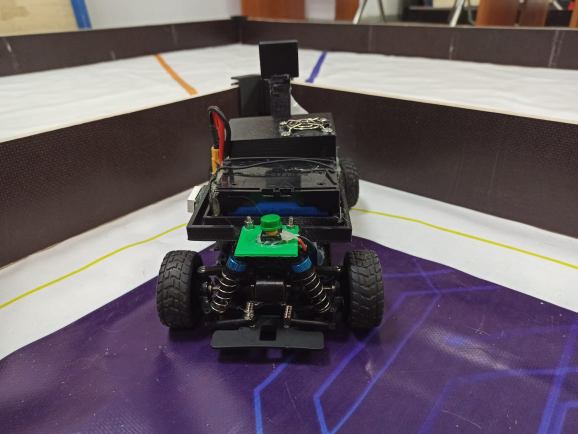
#> input picture underwater_shit/Robot_back.jpg, 1156 x 868 px, given in place of the camera (shown at 1/2 size)
$ python tt.py
#> lines starting #> are read from the running program, lines starting #| are printed output that depends on the picture; after the words box and inside, x2 and y2 are one past the last pixel; in counts of white or black regions, pixels touching at a corner belong together
### underwater_shit/aboba2.py
from textwrap import indent
import time
from typing import Any, List, Set, Tuple, Union

# from numpy.core.fromnumeric import shape
# import pymurapi as mur
# import aboba
from enum import Enum
import cv2
import numpy as np
import math
import copy

# auv = mur.mur_init()

class Convert:
    @staticmethod
    def list_elements_to(list: List, type: Any) -> List[Any]:
        return [type(i) for i in list]

class Maath:
    # [53 lines left out: functions vectors2_distance, vectors2_triangle_center, vectors2_square_center, vectors2_two_center, vectors2_angle_sin, vectors2_angle_cos and 1 more, not called in this run]

class ShapeType(Enum):
    CIRCLE = 0
    RECTANGLE = 1
    TRIANGLE = 2
    UNKNOWN = 3
    SQUARE = 4

class Color:
    def __init__(self, x: float, y: float, z: float, name: str = ...) -> None:
        self.name = name
        self.x = x
        self.y = y
        self.z = z
    def to_tuple(self) -> Tuple:
        return (self.x, self.y, self.z)

class CompareType(Enum):
    EQUALS = 0
    GREATER = 1
    GREATER_EQUALS = 2
    LOWER = 3
    LOWER_EQUALS = 4
    NOT_EQUALS = 5

class PropertyCompare:
    # [4 lines left out: function __init__, not called in this run]

class Property:
    def __init__(self, name: str, type: Any = ...) -> None:
        self.name = name
    def __eq__(self, o: Any) -> PropertyCompare: # ==
        return PropertyCompare(self.name, o, CompareType.EQUALS)
    def __gt__(self, o: Any) -> PropertyCompare: # >
        return PropertyCompare(self.name, o, CompareType.GREATER)
    def __ge__(self, o: Any) -> PropertyCompare: # >=
        return PropertyCompare(self.name, o, CompareType.GREATER_EQUALS)
    def __lt__(self, o: Any) -> PropertyCompare: # <
        return PropertyCompare(self.name, o, CompareType.LOWER)
    def __le__(self, o: Any) -> PropertyCompare: # <=
        return PropertyCompare(self.name, o, CompareType.LOWER_EQUALS)
    def __ne__(self, o: Any) -> PropertyCompare: # !=
        return PropertyCompare(self.name, o, CompareType.NOT_EQUALS)
    # def __or__(self, o: 'Property') -> PropertyCompare:


class Figure:
    shape = Property('shape')
    color_range = Property('color_range')
    color_name = Property('color_name')
    center = Property('center')
    center_x = Property('center_x')
    center_y = Property('center_y')
    rect_area = Property('rect_area')
    circle_area = Property('circle_area')
    triangle_area = Property('triangle_area')
    moments = Property('moments')
    rect_box = Property('rect_box')
    triangle_box = Property('triangle_box')
    circle_radius = Property('circle_radius')
    cnt = Property('cnt')
    cnt_area = Property('cnt_area')
    arrow_angle = Property('arrow_angle')

    # [82 lines left out: functions __init__, define_moments, define_center, define_shape, not called in this run]

    def draw_contour(self, rgb: np.ndarray, color: Tuple[int, int, int] = (0, 0, 0), thickness=1) -> np.ndarray:
        cv2.drawContours(rgb, [self.cnt], 0, color, thickness=thickness)
    # [4 lines left out: function draw_rect, not called in this run]
    def draw_circle(self, rgb: np.ndarray, color: Tuple[int, int, int] = (0, 0, 0), thickness=1) -> np.ndarray:
        cv2.circle(rgb, (int(self.center[0]), int(self.center[1])), int(self.circle_radius), color, thickness)
    # [46 lines left out: functions draw_triangle, draw_figure, define_arrow_angle, not called in this run]

class ColorRange:
    def __init__(self, min_color: Color = ...,
                 max_color: Color = ...,
                 name: str = ...,) -> None:
        self.name = name
        self.min_color = min_color
        self.max_color = max_color

        self.min_color.name = name
        self.max_color.name = name

class FiguresSearchParams:
    # [8 lines left out: function __init__, not called in this run]


class FiguresSearchResult:
    # [4 lines left out: function __init__, not called in this run]

    def has_any_figure(self) -> bool:
        return len(self.figures) > 0

class FiguresListPointer:
    # [4 lines left out: function __init__, not called in this run]
    def to_value(self) -> Figure:
        return self.figures_list._figures[self.index]
    # [4 lines left out: function to_value_or_default, not called in this run]
    @property
    def is_bad_index(self) -> bool:
        return True if self.index < 0 else False

class FunctionResult:
    # [9 lines left out: function __init__, not called in this run]
    def calculate(self):
        self.result = self.function(*self.args, **self.kwargs)
        self.calculated = True
    def get_args(self) -> List:
        return self.args
    def __str__(self) -> str:
        return "<FunctionResult, calculated={}, result={}, function={}, args={}, kwargs={}>".format(self.calculated, self.result, self.function, self.args, self.kwargs)
    def __repr__(self) -> str:
        return self.__str__()

# [7 lines of commented-out code are left out]

def unpoint(figures_list: 'FiguresList'):
    for p in figures_list:
        yield p.to_value()

def extract(figures_list: 'FiguresList'):
    for p in figures_list:
        yield (p, p.to_value())

class FiguresList:
    def __init__(self, figures_list: List[Figure], sub_lists: List['FiguresList'] = [], function_results: List[FunctionResult] = []) -> None:
        self._figures = figures_list
        # self._sub_lists = sub_lists
        # self.zipped = None
        # self.function_results = function_results
    # [11 lines left out: function where, not called in this run]
    def max(self, key: Property) -> FiguresListPointer:
        if len(self._figures) <= 0: return FiguresListPointer(-1, self, False)
        return FiguresListPointer(self._figures.index(max(self._figures, key=lambda x: getattr(x, key.name))), self)
    def min(self, key: Property) -> FiguresListPointer:
        if len(self._figures) <= 0: return FiguresListPointer(-1, self, False)
        return FiguresListPointer(self._figures.index(min(self._figures, key=lambda x: getattr(x, key.name))), self)
    def sort(self, key: Property, reverse = False) -> 'FiguresList':
        return FiguresList(list(sorted(self._figures, key=lambda x: getattr(x, key.name), reverse=reverse)))
    def to_list(self) -> List[Figure]:
        return self._figures
    def __len__(self) -> int:
        return len(self._figures)
    def append(self, fig: Figure) -> 'FiguresList':
        self._figures.append(fig)
        return self
    # [12 lines left out: function first_or_default, not called in this run]
    def pop(self, index: int) -> 'FiguresList':
        self._figures.pop(index)
        return self
    def remove(self, fig: Figure) -> 'FiguresList':
        self._figures.remove(fig)
        return self
    def __getitem__(self, index: int) -> FiguresListPointer:
        size = self.length
        return FiguresListPointer(index, self, index < size)
    # def __setitem__(self, index: int, fig: Figure) -> None:
    #     self._figures[index] = fig

    def to_tuple(self) -> Tuple[Figure]:
        return tuple(self._figures)

    def __iter__(self):
        for (i, el) in enumerate(self._figures):
            yield FiguresListPointer(i, self)

    @property
    def length(self):
        return self.__len__()

    # [34 lines of commented-out code are left out]

    def copy(self) -> 'FiguresList':
        return copy.deepcopy(self)

    def compose(self, lists: List['FiguresList']) -> 'FiguresListComposition':
        allllllll = [self, *lists]
        return FiguresListComposition(allllllll)

    # def self_unique_compose(self) -> 'FiguresListUniqueComposition':
    #     ...

class FiguresListComposition:
    def __init__(self, fig_lists: List[FiguresList]) -> None:
        self._lists = fig_lists
    # [44 lines left out: functions _recursive_list, exec_func, find_figures, not called in this run]


# CAMERA_WIDTH = 320
# CAMERA_HEIGHT = 240

colors = [
    # ColorRange(Color("white", 0, 0, 191.25), Color("white", 180, 25.5, 255)),
    # ColorRange(Color("lightgrey", 0, 0, 127.5), Color("lightgrey", 255, 255, 191.25)),
    # ColorRange(Color("darkgrey", 0, 0, 63.75), Color("darkgrey", 255, 255, 127.5)),
    # ColorRange(Color("black", 0, 0, 0), Color("black", 255, 255, 63.75)),
    ColorRange(Color(170, 20, 20), Color(15, 255, 255), "red"),
    ColorRange(Color(135, 20, 20), Color(170, 255, 255), "pink"),
    ColorRange(Color(115, 20, 20), Color(135, 255, 255), "purple"),
    ColorRange(Color(100, 20, 20), Color(115, 255, 255), "blue"),
    ColorRange(Color(92.5, 20, 20), Color(100, 255, 255), "lblue"),
    ColorRange(Color(60, 20, 20), Color(92.5, 255, 255), "green"),
    ColorRange(Color(25, 20, 20), Color(60, 255, 255), "yellow"),
    ColorRange(Color(10, 20, 20), Color(25, 255, 255), "orange")
]

# if __name__ == "__main__":
#     aboba.yaw_pd = aboba.PD(0.1, 0.001)
#     aboba.depth_pd = aboba.PD(0.1, 0.005)
#     while True:
#         frame = aboba.auv.get_image_bottom()
#         draw = frame.copy()
#         result = find_figures(frame, FiguresSearchParams(colors, min_contour_area=100))
#         for f in unpoint(result.figures):
#             # cv2.circle(draw, f.center, 5, (255, 0, 0))
#             # f.draw_figure(draw, thickness=3)
#             if f.center is not None:
#                 center = f.center
#                 cv2.putText(draw, str(f.shape).replace("ShapeType.", ''), (center[0], center[1] + 20), cv2.FONT_HERSHEY_COMPLEX_SMALL, 1, (0, 0, 255))
#                 cv2.putText(draw, f.color_range.min_color.name, f.center, cv2.FONT_HERSHEY_COMPLEX_SMALL, 1, (255, 0, 0))
#         # orange_top = result.figures.where(Figure.color_name == 'orange').min(Figure.center_y).to_value_or_default()
#         # if orange_top is not None:
#         #     orange_top.draw_contour(draw, thickness=3)
#         # max_orange = result.figures.where(Figure.color_name == 'orange').min(Figure.center_y).to_value_or_default()
#         # vectors_and_distance = []
#         # for i in unpoint(result.figures.where(Figure.color_name == 'orange')):
#         #     for j in unpoint(result.figures.where(Figure.color_name == 'green')):
#         #         dist = abs(math.sqrt((j.center_x - i.center_x) ** 2 + (j.center_y - i.center_y) ** 2))
#         #         vectors_and_distance.append((i, j, dist))
#         # a = result.figures.copy()
#         # b = result.figures.copy().with_other(a)
#         # c = result.figures.copy().with_other(b)
#         # ...
#         # a = result.figures.copy().where(Figure.color_name == 'green')
#         # vectors_and_distance = result.figures.copy().where(Figure.color_name == 'orange').with_other(a).zip().exec_func(lambda i, j: abs(math.sqrt((j.center_x - i.center_x) ** 2 + (j.center_y - i.center_y) ** 2))).calc_results()
#         # if len(vectors_and_distance) > 0:
#         #     a, b, dist = min(vectors_and_distance, key=lambda x: x[2])
#         #     a.draw_figure(draw, thickness=3)
#         #     b.draw_figure(draw, thickness=3)
#         # a = result.figures.where(Figure.color_name == 'lblue')
#         # b = result.figures.where(Figure.color_name == 'pink')
#         # c = result.figures.where(Figure.color_name == 'yellow')
#         # comp = FiguresListComposition([a, b, c])
#         calculated = result.figures.where(Figure.color_name == 'lblue').compose([
#                 result.figures.where(Figure.color_name == 'pink'),
#                 result.figures.where(Figure.color_name == 'yellow')
#                 ]).exec_func(lambda i, j, a:
#             Maath.vectors2_distance(i.center, j.center) +
#             Maath.vectors2_distance(i.center, a.center) +
#             Maath.vectors2_distance(a.center, j.center)
#         )
#         if len(calculated) > 0:
#             a, b, c = min(calculated, key=lambda x: x.result).get_args()
#             a.draw_figure(draw, thickness=3)
#             b.draw_figure(draw, thickness=3)
#             c.draw_figure(draw, thickness=3)
#             cv2.circle(draw, tuple(Convert.list_elements_to(Maath.vectors2_triangle_center(a.center, b.center, c.center), int)), 3, (255, 0, 0), 3)
#         # if max_orange is not None:
#         #     cv2.circle(draw, max_orange.center, 5, (255, 255, 255))
#         #     error = CAMERA_WIDTH / 2 - max_orange.center[0]
#         #     error_y = CAMERA_HEIGHT / 2 - max_orange.center[1]
#         #     aboba.keep(aboba.clamp(aboba.auv.get_yaw() - error, -180, 180), aboba.auv.get_depth() - error_y, 20, time=0.01)
#         #     if f.cnt_area > 40000:
#         #         aboba.auv.shoot()

#         cv2.imshow("draw", draw)
#         cv2.waitKey(1)

### underwater_shit/tt.py
import cv2
import numpy as np
import aboba2

ARUCO_DICT = {
	"DICT_4X4_50": cv2.aruco.DICT_4X4_50,
	"DICT_4X4_100": cv2.aruco.DICT_4X4_100,
	"DICT_4X4_250": cv2.aruco.DICT_4X4_250,
	"DICT_4X4_1000": cv2.aruco.DICT_4X4_1000,
}

def find_aruco(frame, draw_frame):
    arucoDict = cv2.aruco.Dictionary_get(ARUCO_DICT["DICT_4X4_50"])
    arucoParams = cv2.aruco.DetectorParameters_create()
    (corners, ids, rejected) = cv2.aruco.detectMarkers(frame, arucoDict,
	parameters=arucoParams)
    # cv2.aruco.drawDetectedMarkers(draw_frame, corners, ids)
    data = []
    if len(corners) > 0:
        # print(corners)
        ids = ids.flatten()
        for (markerCorner, markerID) in zip(corners, ids):
            # print("[INFO] ArUco marker ID: {}".format(markerID))
            area = cv2.contourArea(markerCorner)
            corners = markerCorner.reshape((4, 2))
            (topLeft, topRight, bottomRight, bottomLeft) = corners
            topRight = (int(topRight[0]), int(topRight[1]))
            bottomRight = (int(bottomRight[0]), int(bottomRight[1]))
            bottomLeft = (int(bottomLeft[0]), int(bottomLeft[1]))
            topLeft = (int(topLeft[0]), int(topLeft[1]))

            # draw the bounding box of the ArUCo detection
            cv2.line(draw_frame, topLeft, topRight, (0, 255, 0), 2)
            cv2.line(draw_frame, topRight, bottomRight, (0, 255, 0), 2)
            cv2.line(draw_frame, bottomRight, bottomLeft, (0, 255, 0), 2)
            cv2.line(draw_frame, bottomLeft, topLeft, (0, 255, 0), 2)

            cX = int((topLeft[0] + bottomRight[0]) / 2.0)
            cY = int((topLeft[1] + bottomRight[1]) / 2.0)
            cv2.circle(draw_frame, (cX, cY), 4, (0, 0, 255), -1)
            data.append((
                markerID,
                (topLeft, topRight, bottomRight, bottomLeft),
                (cX, cY),
                area
            ))
    return data

cap = cv2.VideoCapture(1)
hsv_min = (0, 0, 0)
hsv_max = (255, 255, 255)
huess = []
saturationss = []
valuess = []
while True:
    r, frame = cap.read()
#> frame is the input picture: shape (868, 1156, 3); mean B, G, R 100.5, 92.4, 102.7
    # frame = frame[60:420, :, :]
    frame = cv2.resize(frame, (frame.shape[1] //2, frame.shape[0] // 2))
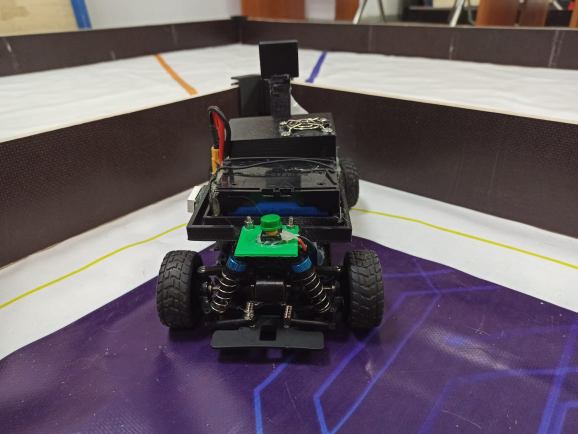
#> frame: shape (434, 578, 3); mean B, G, R 100.6, 92.6, 102.9
    # cv2.GaussianBlur()
    draw = frame.copy()
    hsv = cv2.cvtColor(frame, cv2.COLOR_BGR2HSV)
#> hsv: shape (434, 578, 3); mean H, S, V 65.4, 63.2, 110.4
    c0 = None
    c1 = None
    c2 = None
    c3 = None
    for id, (tl, tr, br, bl), (cX, cY), area in find_aruco(cv2.cvtColor(frame, cv2.COLOR_BGR2GRAY), draw):
#> in find_aruco, `(corners, ids, rejected) = cv2.aruco.detectMarkers(frame, arucoDict, p..`: rejected = 6 items
        if id == 0:
            c0 = (cX, cY)
        elif id == 1:
            c1 = (cX, cY)
        elif id == 2:
            c2 = (cX, cY)
        elif id == 3:
            c3 = (cX, cY)
#> this loop made 0 passes
    if c0 is not None and c1 is not None and c2 is not None and c3 is not None:
        # print("all")
        top_center = aboba2.Maath.vectors2_two_center(c0, c1)
        cv2.circle(draw, top_center, 3, (255, 0, 0), 3)
        right_center = aboba2.Maath.vectors2_two_center(c1, c3)
        cv2.circle(draw, right_center, 3, (255, 0, 0), 3)
        left_center = aboba2.Maath.vectors2_two_center(c0, c2)
        cv2.circle(draw, left_center, 3, (255, 0, 0), 3)
        bottom_center = aboba2.Maath.vectors2_two_center(c2, c3)
        cv2.circle(draw, bottom_center, 3, (255, 0, 0), 3)
        center = aboba2.Maath.vectors2_square_center(c0, c1, c2, c3)
        cv2.circle(draw, center, 3, (255, 0, 0), 3)
        hues = [
            hsv[top_center[1], top_center[0], [0]],
            hsv[left_center[1], left_center[0], [0]],
            hsv[right_center[1], right_center[0], [0]],
            hsv[bottom_center[1], bottom_center[0], [0]],
        ]
        saturations = [
            hsv[top_center[1], top_center[0], [1]],
            hsv[left_center[1], left_center[0], [1]],
            hsv[right_center[1], right_center[0], [1]],
            hsv[bottom_center[1], bottom_center[0], [1]],
        ]
        values = [
            hsv[top_center[1], top_center[0], [2]],
            hsv[left_center[1], left_center[0], [2]],
            hsv[right_center[1], right_center[0], [2]],
            hsv[bottom_center[1], bottom_center[0], [2]],
        ]
        huess.extend(hues)
        saturationss.extend(saturations)
        valuess.extend(values)
        # [25 lines of commented-out code are left out]
    cv2.rectangle(frame, (0, 60), (640, 420), (255, 0, 0))
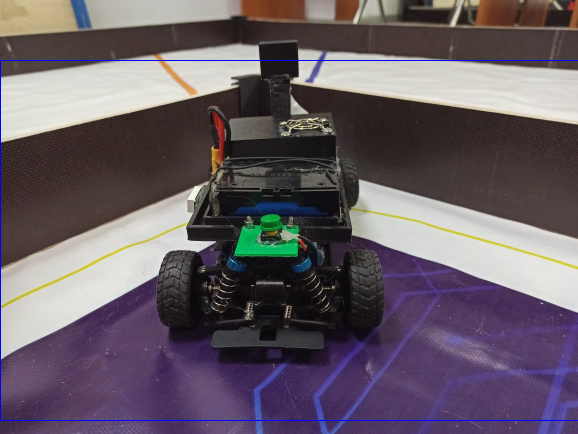
#> frame: shape (434, 578, 3); 0.6% of pixels changed, all inside (x1, y1, x2, y2) = (0, 60, 578, 421)
    print(frame.shape)
#| (434, 578, 3)
    avg_color_per_row = np.average(frame, axis=0)
#> avg_color_per_row = 578 rows, first 8: [228.1, 19.09, 21.91], [116.6, 118.8, 129.9], [116.7, 118.8, 129.9], [117, 119, 130.2], [117.3, 119.3, 130.5], [117.6, 119.4, 130.7], [118, 119.8, 131.1], [118.5, 120.3, 131.6]
    avg_color = np.average(avg_color_per_row, axis=0)
#> avg_color = [101.5, 91.96, 102.2]
    draw -= np.full(draw.shape, avg_color).astype('uint8')
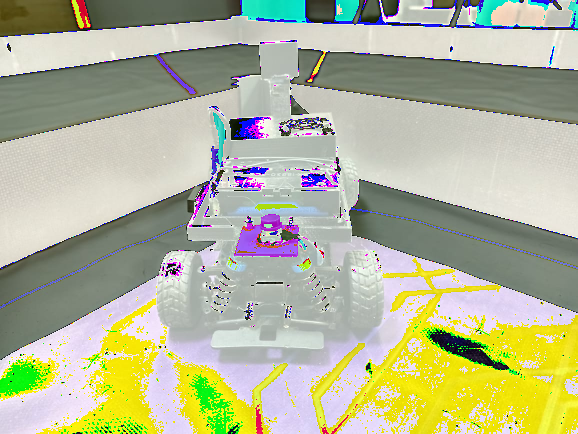
#> draw: shape (434, 578, 3); mean B, G, R 152.6, 182.6, 179.3
    cv2.imshow("frame", frame)
    print(hsv_min, hsv_max)
    k = cv2.waitKey(1)
#> (key Esc is pressed here)
    if k == 13:
        hsv_min = (int(min(huess)) - 10, int(min(saturationss)) - 20, int(min(valuess)) - 20)
        hsv_max = (int(max(huess)) + 10, int(max(saturationss)) + 20, int(max(valuess)) + 20)
        print(hsv_min, hsv_max)
        huess = []
        saturationss = []
        valuess = []
    bin = cv2.inRange(hsv, hsv_min, hsv_max)
#> bin: shape (434, 578); every value is 255

    cv2.imshow("mask", bin)
    cv2.imshow("draw", draw)

$ run again, on underwater_shit/Robot_bottom.jpg
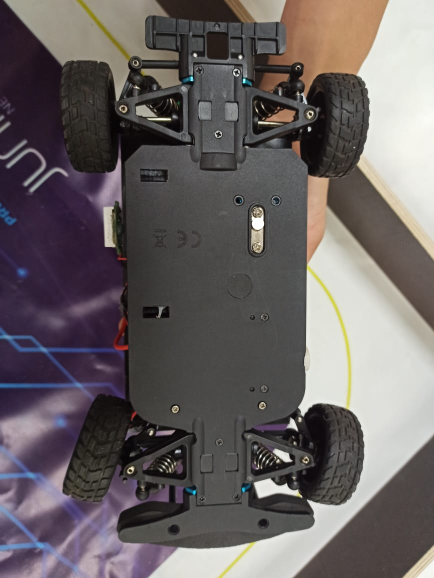
#> input picture underwater_shit/Robot_bottom.jpg, 868 x 1156 px, given in place of the camera (shown at 1/2 size)
#> frame is the input picture: shape (1156, 868, 3); mean B, G, R 98.8, 98.4, 105
#> hsv: shape (578, 434, 3); mean H, S, V 60.8, 41, 107.6
#> rejected = 9 items
#> `cv2.rectangle(frame, (0, 60), (640, 420), (255, 0, 0))`:
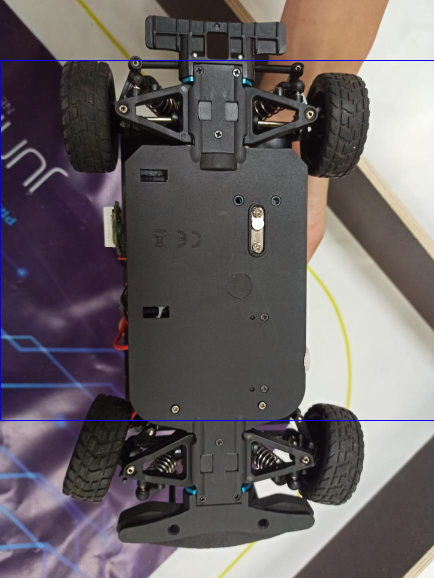
#> frame: shape (578, 434, 3); mean B, G, R 99.7, 98.1, 104.7
#| (578, 434, 3)
#> avg_color_per_row = 434 rows, first 8: [200.5, 32.94, 36.78], [81.06, 57.72, 67.51], [81.1, 58.06, 67.95], [81.51, 58.69, 68.57], [81.85, 59.12, 69.01], [82.22, 59.46, 69.47], [82.58, 59.84, 70], [83.14, 60.46, 70.77]
#> avg_color = [99.74, 98.06, 104.7]
#> `draw -= np.full(draw.shape, avg_color).astype('uint8')`:
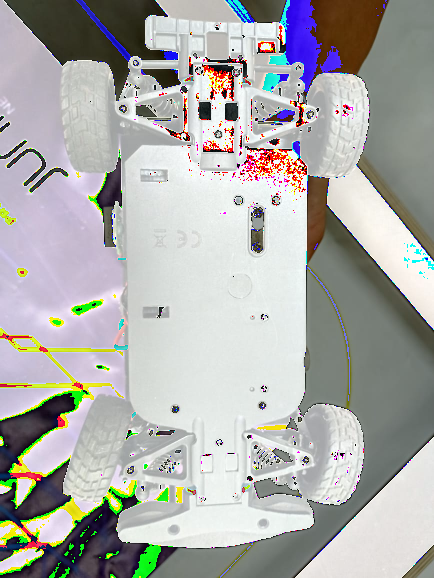
#> draw: shape (578, 434, 3); mean B, G, R 169.9, 172.6, 172.5
#> bin: shape (578, 434); every value is 255

$ run again, on underwater_shit/Robot_front.jpg
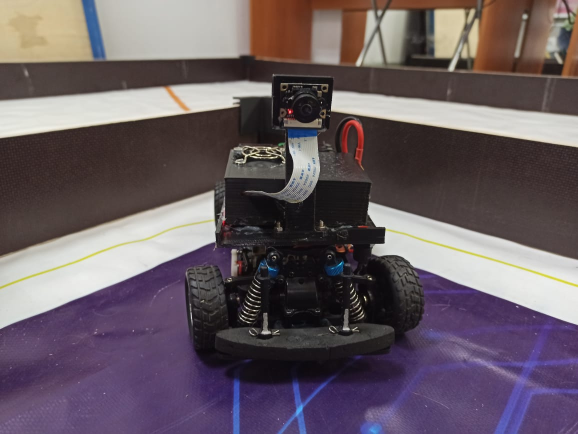
#> input picture underwater_shit/Robot_front.jpg, 1156 x 868 px, given in place of the camera (shown at 1/2 size)
#> frame is the input picture: shape (868, 1156, 3); mean B, G, R 98.3, 91.2, 103.3
#> hsv: shape (434, 578, 3); mean H, S, V 65, 63, 110.2
#> rejected = ([[257, 153], [260, 150], [264, 150], [268, 154]], [[197, 272], [206, 273], [206, 274], [197, 273]], [[320, 247], [321, 245], [328, 245], [325, 247]])
#> `cv2.rectangle(frame, (0, 60), (640, 420), (255, 0, 0))`:
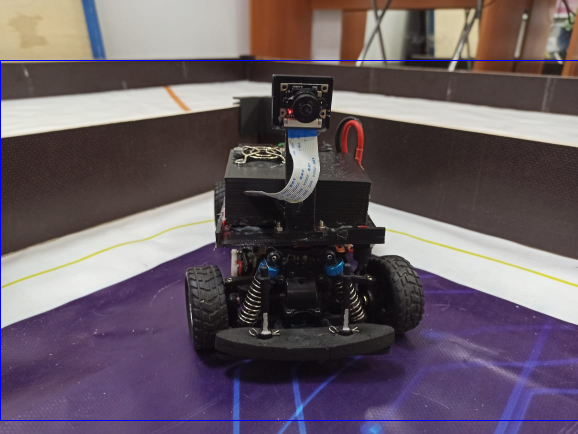
#> frame: shape (434, 578, 3); mean B, G, R 99.4, 90.8, 102.9
#| (434, 578, 3)
#> avg_color_per_row = 578 rows, first 8: [236.7, 28.94, 31.84], [114.7, 114.5, 126.5], [115, 114.8, 126.8], [115.3, 115, 127], [115.7, 115.3, 127.3], [115.6, 115.2, 127.2], [115.7, 115.3, 127.3], [115.9, 115.5, 127.5]
#> avg_color = [99.41, 90.78, 102.9]
#> `draw -= np.full(draw.shape, avg_color).astype('uint8')`:
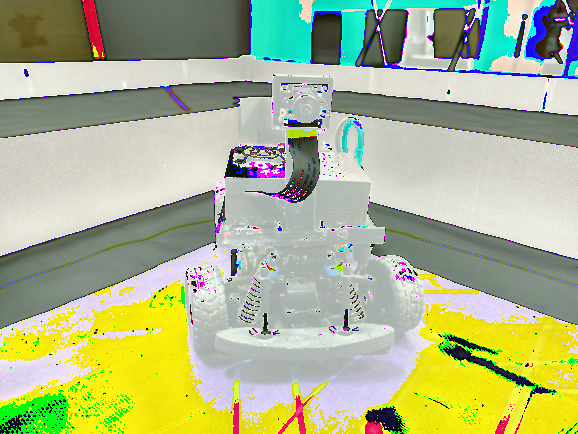
#> draw: shape (434, 578, 3); mean B, G, R 142, 182.3, 172.8
#> bin: shape (434, 578); every value is 255
